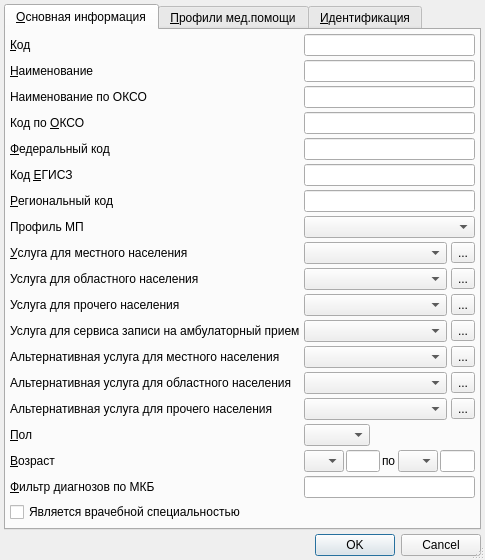
<?xml version="1.0" encoding="UTF-8"?>
<ui version="4.0">
 <class>ItemEditorDialog</class>
 <widget class="QDialog" name="ItemEditorDialog">
  <property name="geometry">
   <rect>
    <x>0</x>
    <y>0</y>
    <width>485</width>
    <height>513</height>
   </rect>
  </property>
  <property name="windowTitle">
   <string>ChangeMe!</string>
  </property>
  <property name="sizeGripEnabled">
   <bool>true</bool>
  </property>
  <layout class="QGridLayout" name="gridLayout_2">
   <property name="margin">
    <number>4</number>
   </property>
   <property name="spacing">
    <number>4</number>
   </property>
   <item row="2" column="0" colspan="2">
    <widget class="QTabWidget" name="tabWidget">
     <property name="currentIndex">
      <number>0</number>
     </property>
     <widget class="QWidget" name="tabMain">
      <attribute name="title">
       <string>&amp;Основная информация</string>
      </attribute>
      <layout class="QGridLayout" name="gridLayout">
       <property name="margin">
        <number>4</number>
       </property>
       <property name="spacing">
        <number>4</number>
       </property>
       <item row="8" column="1" colspan="3">
        <widget class="QLineEdit" name="edtUsishCode"/>
       </item>
       <item row="16" column="1" colspan="2">
        <widget class="CRBComboBox" name="cmbAltProvinceService"/>
       </item>
       <item row="5" column="1" colspan="3">
        <widget class="QLineEdit" name="edtOKSOName"/>
       </item>
       <item row="13" column="0">
        <widget class="QLabel" name="lblOtherService">
         <property name="sizePolicy">
          <sizepolicy hsizetype="Maximum" vsizetype="Preferred">
           <horstretch>0</horstretch>
           <verstretch>0</verstretch>
          </sizepolicy>
         </property>
         <property name="text">
          <string>Услуга для прочего населения</string>
         </property>
         <property name="buddy">
          <cstring>cmbOtherService</cstring>
         </property>
        </widget>
       </item>
       <item row="9" column="1" colspan="3">
        <widget class="QLineEdit" name="edtRegionalCode"/>
       </item>
       <item row="18" column="2" colspan="2">
        <spacer>
         <property name="orientation">
          <enum>Qt::Horizontal</enum>
         </property>
         <property name="sizeHint" stdset="0">
          <size>
           <width>141</width>
           <height>20</height>
          </size>
         </property>
        </spacer>
       </item>
       <item row="18" column="0">
        <widget class="QLabel" name="lblSex">
         <property name="sizePolicy">
          <sizepolicy hsizetype="Maximum" vsizetype="Preferred">
           <horstretch>0</horstretch>
           <verstretch>0</verstretch>
          </sizepolicy>
         </property>
         <property name="text">
          <string>&amp;Пол</string>
         </property>
         <property name="buddy">
          <cstring>cmbSex</cstring>
         </property>
        </widget>
       </item>
       <item row="18" column="1">
        <widget class="QComboBox" name="cmbSex">
         <item>
          <property name="text">
           <string/>
          </property>
         </item>
         <item>
          <property name="text">
           <string>М</string>
          </property>
         </item>
         <item>
          <property name="text">
           <string>Ж</string>
          </property>
         </item>
        </widget>
       </item>
       <item row="19" column="0">
        <widget class="QLabel" name="lblAge">
         <property name="sizePolicy">
          <sizepolicy hsizetype="Maximum" vsizetype="Preferred">
           <horstretch>0</horstretch>
           <verstretch>0</verstretch>
          </sizepolicy>
         </property>
         <property name="text">
          <string>&amp;Возраст</string>
         </property>
         <property name="buddy">
          <cstring>cmbBegAgeUnit</cstring>
         </property>
        </widget>
       </item>
       <item row="11" column="3">
        <widget class="QToolButton" name="btnSelectLocalService">
         <property name="text">
          <string>...</string>
         </property>
        </widget>
       </item>
       <item row="5" column="0">
        <widget class="QLabel" name="lblOKSOName">
         <property name="sizePolicy">
          <sizepolicy hsizetype="Maximum" vsizetype="Preferred">
           <horstretch>0</horstretch>
           <verstretch>0</verstretch>
          </sizepolicy>
         </property>
         <property name="text">
          <string>Наименование по ОКСО</string>
         </property>
         <property name="buddy">
          <cstring>edtOKSOName</cstring>
         </property>
        </widget>
       </item>
       <item row="15" column="3">
        <widget class="QToolButton" name="btnSelectAltLocalService">
         <property name="text">
          <string>...</string>
         </property>
        </widget>
       </item>
       <item row="7" column="0">
        <widget class="QLabel" name="lblFederalCode">
         <property name="sizePolicy">
          <sizepolicy hsizetype="Maximum" vsizetype="Preferred">
           <horstretch>0</horstretch>
           <verstretch>0</verstretch>
          </sizepolicy>
         </property>
         <property name="text">
          <string>&amp;Федеральный код</string>
         </property>
         <property name="buddy">
          <cstring>edtFederalCode</cstring>
         </property>
        </widget>
       </item>
       <item row="13" column="1" colspan="2">
        <widget class="CRBComboBox" name="cmbOtherService"/>
       </item>
       <item row="12" column="1" colspan="2">
        <widget class="CRBComboBox" name="cmbProvinceService"/>
       </item>
       <item row="6" column="0">
        <widget class="QLabel" name="lblOKSOCode">
         <property name="sizePolicy">
          <sizepolicy hsizetype="Maximum" vsizetype="Preferred">
           <horstretch>0</horstretch>
           <verstretch>0</verstretch>
          </sizepolicy>
         </property>
         <property name="text">
          <string>Код по &amp;ОКСО</string>
         </property>
         <property name="buddy">
          <cstring>edtOKSOCode</cstring>
         </property>
        </widget>
       </item>
       <item row="12" column="0">
        <widget class="QLabel" name="lblProvinceService">
         <property name="sizePolicy">
          <sizepolicy hsizetype="Maximum" vsizetype="Preferred">
           <horstretch>0</horstretch>
           <verstretch>0</verstretch>
          </sizepolicy>
         </property>
         <property name="text">
          <string>Услуга для областного населения</string>
         </property>
         <property name="buddy">
          <cstring>cmbProvinceService</cstring>
         </property>
        </widget>
       </item>
       <item row="11" column="1" colspan="2">
        <widget class="CRBComboBox" name="cmbLocalService"/>
       </item>
       <item row="11" column="0">
        <widget class="QLabel" name="lblLocalService">
         <property name="sizePolicy">
          <sizepolicy hsizetype="Maximum" vsizetype="Preferred">
           <horstretch>0</horstretch>
           <verstretch>0</verstretch>
          </sizepolicy>
         </property>
         <property name="text">
          <string>&amp;Услуга для местного населения</string>
         </property>
         <property name="buddy">
          <cstring>cmbLocalService</cstring>
         </property>
        </widget>
       </item>
       <item row="16" column="3">
        <widget class="QToolButton" name="btnSelectAltProvinceService">
         <property name="text">
          <string>...</string>
         </property>
        </widget>
       </item>
       <item row="15" column="0">
        <widget class="QLabel" name="lblAltLocalService">
         <property name="sizePolicy">
          <sizepolicy hsizetype="Maximum" vsizetype="Preferred">
           <horstretch>0</horstretch>
           <verstretch>0</verstretch>
          </sizepolicy>
         </property>
         <property name="text">
          <string>Альтернативная услуга для местного населения</string>
         </property>
         <property name="buddy">
          <cstring>cmbAltLocalService</cstring>
         </property>
        </widget>
       </item>
       <item row="9" column="0">
        <widget class="QLabel" name="lblRegionalCode">
         <property name="sizePolicy">
          <sizepolicy hsizetype="Maximum" vsizetype="Preferred">
           <horstretch>0</horstretch>
           <verstretch>0</verstretch>
          </sizepolicy>
         </property>
         <property name="text">
          <string>&amp;Региональный код</string>
         </property>
         <property name="buddy">
          <cstring>edtRegionalCode</cstring>
         </property>
        </widget>
       </item>
       <item row="13" column="3">
        <widget class="QToolButton" name="btnSelectOtherService">
         <property name="text">
          <string>...</string>
         </property>
        </widget>
       </item>
       <item row="8" column="0">
        <widget class="QLabel" name="lblUsishCode">
         <property name="sizePolicy">
          <sizepolicy hsizetype="Maximum" vsizetype="Preferred">
           <horstretch>0</horstretch>
           <verstretch>0</verstretch>
          </sizepolicy>
         </property>
         <property name="text">
          <string>Код &amp;ЕГИСЗ</string>
         </property>
         <property name="buddy">
          <cstring>edtFederalCode</cstring>
         </property>
        </widget>
       </item>
       <item row="17" column="0">
        <widget class="QLabel" name="lblAltOtherService">
         <property name="sizePolicy">
          <sizepolicy hsizetype="Maximum" vsizetype="Preferred">
           <horstretch>0</horstretch>
           <verstretch>0</verstretch>
          </sizepolicy>
         </property>
         <property name="text">
          <string>Альтернативная услуга для прочего населения</string>
         </property>
         <property name="buddy">
          <cstring>cmbAltOtherService</cstring>
         </property>
        </widget>
       </item>
       <item row="17" column="1" colspan="2">
        <widget class="CRBComboBox" name="cmbAltOtherService"/>
       </item>
       <item row="12" column="3">
        <widget class="QToolButton" name="btnSelectProvinceService">
         <property name="text">
          <string>...</string>
         </property>
        </widget>
       </item>
       <item row="17" column="3">
        <widget class="QToolButton" name="btnAltSelectOtherService">
         <property name="text">
          <string>...</string>
         </property>
        </widget>
       </item>
       <item row="15" column="1" colspan="2">
        <widget class="CRBComboBox" name="cmbAltLocalService"/>
       </item>
       <item row="16" column="0">
        <widget class="QLabel" name="lblAltProvinceService">
         <property name="sizePolicy">
          <sizepolicy hsizetype="Maximum" vsizetype="Preferred">
           <horstretch>0</horstretch>
           <verstretch>0</verstretch>
          </sizepolicy>
         </property>
         <property name="text">
          <string>Альтернативная услуга для областного населения</string>
         </property>
         <property name="buddy">
          <cstring>cmbAltProvinceService</cstring>
         </property>
        </widget>
       </item>
       <item row="2" column="1" colspan="3">
        <widget class="QLineEdit" name="edtCode"/>
       </item>
       <item row="20" column="1" colspan="3">
        <widget class="QLineEdit" name="edtMKBFilter"/>
       </item>
       <item row="6" column="1" colspan="3">
        <widget class="QLineEdit" name="edtOKSOCode"/>
       </item>
       <item row="2" column="0">
        <widget class="QLabel" name="lblCode">
         <property name="sizePolicy">
          <sizepolicy hsizetype="Maximum" vsizetype="Preferred">
           <horstretch>0</horstretch>
           <verstretch>0</verstretch>
          </sizepolicy>
         </property>
         <property name="text">
          <string>&amp;Код</string>
         </property>
         <property name="buddy">
          <cstring>edtCode</cstring>
         </property>
        </widget>
       </item>
       <item row="20" column="0">
        <widget class="QLabel" name="lblMKBFilter">
         <property name="sizePolicy">
          <sizepolicy hsizetype="Maximum" vsizetype="Preferred">
           <horstretch>0</horstretch>
           <verstretch>0</verstretch>
          </sizepolicy>
         </property>
         <property name="text">
          <string>&amp;Фильтр диагнозов по МКБ</string>
         </property>
         <property name="buddy">
          <cstring>edtMKBFilter</cstring>
         </property>
        </widget>
       </item>
       <item row="4" column="1" colspan="3">
        <widget class="QLineEdit" name="edtName"/>
       </item>
       <item row="4" column="0">
        <widget class="QLabel" name="lblName">
         <property name="sizePolicy">
          <sizepolicy hsizetype="Maximum" vsizetype="Preferred">
           <horstretch>0</horstretch>
           <verstretch>0</verstretch>
          </sizepolicy>
         </property>
         <property name="text">
          <string>&amp;Наименование</string>
         </property>
         <property name="buddy">
          <cstring>edtName</cstring>
         </property>
        </widget>
       </item>
       <item row="23" column="0">
        <spacer>
         <property name="orientation">
          <enum>Qt::Vertical</enum>
         </property>
         <property name="sizeHint" stdset="0">
          <size>
           <width>73</width>
           <height>16</height>
          </size>
         </property>
        </spacer>
       </item>
       <item row="10" column="1" colspan="3">
        <widget class="CRBComboBox" name="cmbMedicalAidProfile"/>
       </item>
       <item row="19" column="1" colspan="3">
        <layout class="QHBoxLayout" name="horizontalLayout">
         <property name="spacing">
          <number>2</number>
         </property>
         <property name="leftMargin">
          <number>0</number>
         </property>
         <item>
          <widget class="QComboBox" name="cmbBegAgeUnit">
           <property name="sizePolicy">
            <sizepolicy hsizetype="Preferred" vsizetype="Fixed">
             <horstretch>0</horstretch>
             <verstretch>0</verstretch>
            </sizepolicy>
           </property>
           <item>
            <property name="text">
             <string/>
            </property>
           </item>
           <item>
            <property name="text">
             <string>Д</string>
            </property>
           </item>
           <item>
            <property name="text">
             <string>Н</string>
            </property>
           </item>
           <item>
            <property name="text">
             <string>М</string>
            </property>
           </item>
           <item>
            <property name="text">
             <string>Г</string>
            </property>
           </item>
          </widget>
         </item>
         <item>
          <widget class="QLineEdit" name="edtBegAgeCount">
           <property name="sizePolicy">
            <sizepolicy hsizetype="Preferred" vsizetype="Fixed">
             <horstretch>0</horstretch>
             <verstretch>0</verstretch>
            </sizepolicy>
           </property>
           <property name="inputMask">
            <string>000; </string>
           </property>
           <property name="maxLength">
            <number>3</number>
           </property>
          </widget>
         </item>
         <item>
          <widget class="QLabel" name="lblAgeSep">
           <property name="text">
            <string>по</string>
           </property>
           <property name="buddy">
            <cstring>cmbEndAgeUnit</cstring>
           </property>
          </widget>
         </item>
         <item>
          <widget class="QComboBox" name="cmbEndAgeUnit">
           <property name="sizePolicy">
            <sizepolicy hsizetype="Preferred" vsizetype="Fixed">
             <horstretch>0</horstretch>
             <verstretch>0</verstretch>
            </sizepolicy>
           </property>
           <item>
            <property name="text">
             <string/>
            </property>
           </item>
           <item>
            <property name="text">
             <string>Д</string>
            </property>
           </item>
           <item>
            <property name="text">
             <string>Н</string>
            </property>
           </item>
           <item>
            <property name="text">
             <string>М</string>
            </property>
           </item>
           <item>
            <property name="text">
             <string>Г</string>
            </property>
           </item>
          </widget>
         </item>
         <item>
          <widget class="QLineEdit" name="edtEndAgeCount">
           <property name="sizePolicy">
            <sizepolicy hsizetype="Preferred" vsizetype="Fixed">
             <horstretch>0</horstretch>
             <verstretch>0</verstretch>
            </sizepolicy>
           </property>
           <property name="inputMask">
            <string>000; </string>
           </property>
           <property name="maxLength">
            <number>3</number>
           </property>
          </widget>
         </item>
        </layout>
       </item>
       <item row="7" column="1" colspan="3">
        <widget class="QLineEdit" name="edtFederalCode"/>
       </item>
       <item row="22" column="0" colspan="4">
        <widget class="QCheckBox" name="chkIsHigh">
         <property name="text">
          <string>Является врачебной специальностью</string>
         </property>
        </widget>
       </item>
       <item row="10" column="0">
        <widget class="QLabel" name="lblMedicalAidProfile">
         <property name="sizePolicy">
          <sizepolicy hsizetype="Maximum" vsizetype="Preferred">
           <horstretch>0</horstretch>
           <verstretch>0</verstretch>
          </sizepolicy>
         </property>
         <property name="text">
          <string>Профиль МП</string>
         </property>
         <property name="buddy">
          <cstring>cmbMedicalAidProfile</cstring>
         </property>
        </widget>
       </item>
       <item row="14" column="1" colspan="2">
        <widget class="CRBComboBox" name="cmbAmbAppointmentService"/>
       </item>
       <item row="14" column="3">
        <widget class="QToolButton" name="btnSelectAmbAppointmentService">
         <property name="text">
          <string>...</string>
         </property>
        </widget>
       </item>
       <item row="14" column="0">
        <widget class="QLabel" name="lblAmbAppointmentService">
         <property name="text">
          <string>Услуга для сервиса записи на амбулаторный прием</string>
         </property>
        </widget>
       </item>
      </layout>
     </widget>
     <widget class="QWidget" name="tabMedicalAidProfiles">
      <attribute name="title">
       <string>&amp;Профили мед.помощи</string>
      </attribute>
      <layout class="QGridLayout" name="gridLayout_4">
       <property name="margin">
        <number>4</number>
       </property>
       <property name="spacing">
        <number>4</number>
       </property>
       <item row="0" column="0">
        <widget class="CInDocTableView" name="tblMedicalAidProfiles"/>
       </item>
      </layout>
     </widget>
     <widget class="QWidget" name="tabIdentification">
      <attribute name="title">
       <string>&amp;Идентификация</string>
      </attribute>
      <layout class="QGridLayout" name="gridLayout_3">
       <property name="margin">
        <number>4</number>
       </property>
       <property name="spacing">
        <number>4</number>
       </property>
       <item row="0" column="0">
        <widget class="CInDocTableView" name="tblIdentification"/>
       </item>
      </layout>
     </widget>
    </widget>
   </item>
   <item row="3" column="0" colspan="2">
    <widget class="QDialogButtonBox" name="buttonBox">
     <property name="standardButtons">
      <set>QDialogButtonBox::Cancel|QDialogButtonBox::Ok</set>
     </property>
    </widget>
   </item>
  </layout>
 </widget>
 <customwidgets>
  <customwidget>
   <class>CRBComboBox</class>
   <extends>QComboBox</extends>
   <header>library/crbcombobox.h</header>
  </customwidget>
  <customwidget>
   <class>CInDocTableView</class>
   <extends>QTableView</extends>
   <header>library/InDocTable.h</header>
  </customwidget>
 </customwidgets>
 <tabstops>
  <tabstop>tabWidget</tabstop>
  <tabstop>edtCode</tabstop>
  <tabstop>edtName</tabstop>
  <tabstop>edtOKSOName</tabstop>
  <tabstop>edtOKSOCode</tabstop>
  <tabstop>edtFederalCode</tabstop>
  <tabstop>edtUsishCode</tabstop>
  <tabstop>edtRegionalCode</tabstop>
  <tabstop>cmbLocalService</tabstop>
  <tabstop>btnSelectLocalService</tabstop>
  <tabstop>cmbProvinceService</tabstop>
  <tabstop>btnSelectProvinceService</tabstop>
  <tabstop>cmbOtherService</tabstop>
  <tabstop>btnSelectOtherService</tabstop>
  <tabstop>cmbAltLocalService</tabstop>
  <tabstop>btnSelectAltLocalService</tabstop>
  <tabstop>cmbAltProvinceService</tabstop>
  <tabstop>btnSelectAltProvinceService</tabstop>
  <tabstop>cmbAltOtherService</tabstop>
  <tabstop>btnAltSelectOtherService</tabstop>
  <tabstop>cmbSex</tabstop>
  <tabstop>cmbBegAgeUnit</tabstop>
  <tabstop>edtBegAgeCount</tabstop>
  <tabstop>cmbEndAgeUnit</tabstop>
  <tabstop>edtEndAgeCount</tabstop>
  <tabstop>edtMKBFilter</tabstop>
  <tabstop>tblMedicalAidProfiles</tabstop>
  <tabstop>tblIdentification</tabstop>
  <tabstop>buttonBox</tabstop>
 </tabstops>
 <resources/>
 <connections>
  <connection>
   <sender>buttonBox</sender>
   <signal>accepted()</signal>
   <receiver>ItemEditorDialog</receiver>
   <slot>accept()</slot>
   <hints>
    <hint type="sourcelabel">
     <x>207</x>
     <y>515</y>
    </hint>
    <hint type="destinationlabel">
     <x>199</x>
     <y>179</y>
    </hint>
   </hints>
  </connection>
  <connection>
   <sender>buttonBox</sender>
   <signal>rejected()</signal>
   <receiver>ItemEditorDialog</receiver>
   <slot>reject()</slot>
   <hints>
    <hint type="sourcelabel">
     <x>207</x>
     <y>515</y>
    </hint>
    <hint type="destinationlabel">
     <x>199</x>
     <y>179</y>
    </hint>
   </hints>
  </connection>
 </connections>
</ui>
